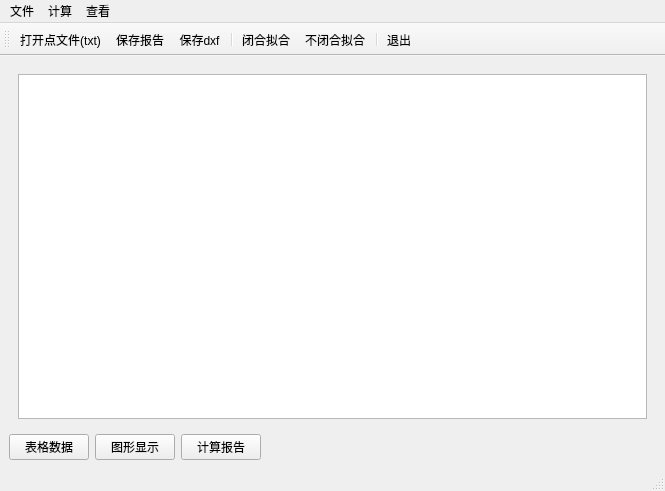
<?xml version="1.0" encoding="UTF-8"?>
<ui version="4.0">
 <class>MainWindow</class>
 <widget class="QMainWindow" name="MainWindow">
  <property name="geometry">
   <rect>
    <x>0</x>
    <y>0</y>
    <width>665</width>
    <height>491</height>
   </rect>
  </property>
  <property name="windowTitle">
   <string>MainWindow</string>
  </property>
  <widget class="QWidget" name="centralwidget">
   <layout class="QVBoxLayout" name="verticalLayout">
    <item>
     <widget class="QStackedWidget" name="stackedWidget">
      <property name="currentIndex">
       <number>0</number>
      </property>
      <widget class="QWidget" name="page_data">
       <layout class="QVBoxLayout" name="verticalLayout_2">
        <item>
         <widget class="QTableWidget" name="tableWidget">
          <property name="editTriggers">
           <set>QAbstractItemView::NoEditTriggers</set>
          </property>
          <attribute name="horizontalHeaderVisible">
           <bool>false</bool>
          </attribute>
          <attribute name="verticalHeaderVisible">
           <bool>false</bool>
          </attribute>
         </widget>
        </item>
       </layout>
      </widget>
      <widget class="QWidget" name="page_point">
       <layout class="QHBoxLayout" name="horizontalLayout_2"/>
      </widget>
      <widget class="QWidget" name="page_report">
       <layout class="QVBoxLayout" name="verticalLayout_3">
        <item>
         <widget class="QTextBrowser" name="textBrowser"/>
        </item>
       </layout>
      </widget>
     </widget>
    </item>
    <item>
     <layout class="QHBoxLayout" name="horizontalLayout">
      <item>
       <widget class="QPushButton" name="pushButton_data">
        <property name="text">
         <string>表格数据</string>
        </property>
       </widget>
      </item>
      <item>
       <widget class="QPushButton" name="pushButton_point">
        <property name="text">
         <string>图形显示</string>
        </property>
       </widget>
      </item>
      <item>
       <widget class="QPushButton" name="pushButton_report">
        <property name="text">
         <string>计算报告</string>
        </property>
       </widget>
      </item>
      <item>
       <spacer name="horizontalSpacer_2">
        <property name="orientation">
         <enum>Qt::Horizontal</enum>
        </property>
        <property name="sizeHint" stdset="0">
         <size>
          <width>40</width>
          <height>20</height>
         </size>
        </property>
       </spacer>
      </item>
     </layout>
    </item>
   </layout>
  </widget>
  <widget class="QMenuBar" name="menubar">
   <property name="geometry">
    <rect>
     <x>0</x>
     <y>0</y>
     <width>665</width>
     <height>22</height>
    </rect>
   </property>
   <widget class="QMenu" name="menu">
    <property name="title">
     <string>文件</string>
    </property>
    <addaction name="action_open"/>
    <addaction name="action_save"/>
    <addaction name="action_save_dxf"/>
   </widget>
   <widget class="QMenu" name="menu_2">
    <property name="title">
     <string>计算</string>
    </property>
    <addaction name="action_close"/>
    <addaction name="action_unclose"/>
   </widget>
   <widget class="QMenu" name="menu_3">
    <property name="title">
     <string>查看</string>
    </property>
    <addaction name="action_data"/>
    <addaction name="action_point"/>
    <addaction name="action_report"/>
   </widget>
   <addaction name="menu"/>
   <addaction name="menu_2"/>
   <addaction name="menu_3"/>
  </widget>
  <widget class="QStatusBar" name="statusbar"/>
  <widget class="QToolBar" name="toolBar">
   <property name="windowTitle">
    <string>toolBar</string>
   </property>
   <attribute name="toolBarArea">
    <enum>TopToolBarArea</enum>
   </attribute>
   <attribute name="toolBarBreak">
    <bool>false</bool>
   </attribute>
   <addaction name="action_open"/>
   <addaction name="action_save"/>
   <addaction name="action_save_dxf"/>
   <addaction name="separator"/>
   <addaction name="action_close"/>
   <addaction name="action_unclose"/>
   <addaction name="separator"/>
   <addaction name="action_closed"/>
  </widget>
  <action name="action_open">
   <property name="icon">
    <iconset>
     <normaloff>C:/Users/tys/Desktop/测绘程序设计校赛 C012/图标/11icon/imageres 004.png</normaloff>C:/Users/tys/Desktop/测绘程序设计校赛 C012/图标/11icon/imageres 004.png</iconset>
   </property>
   <property name="text">
    <string>打开点文件(txt)</string>
   </property>
  </action>
  <action name="action_save">
   <property name="icon">
    <iconset>
     <normaloff>C:/Users/tys/Desktop/测绘程序设计校赛 C012/图标/11icon/shell32 259.png</normaloff>C:/Users/tys/Desktop/测绘程序设计校赛 C012/图标/11icon/shell32 259.png</iconset>
   </property>
   <property name="text">
    <string>保存报告</string>
   </property>
  </action>
  <action name="action_save_dxf">
   <property name="icon">
    <iconset>
     <normaloff>C:/Users/tys/Desktop/测绘程序设计校赛 C012/图标/11icon/imageres 098.png</normaloff>C:/Users/tys/Desktop/测绘程序设计校赛 C012/图标/11icon/imageres 098.png</iconset>
   </property>
   <property name="text">
    <string>保存dxf</string>
   </property>
  </action>
  <action name="action_close">
   <property name="icon">
    <iconset>
     <normaloff>C:/Users/tys/Desktop/测绘程序设计校赛 C012/图标/11icon/imageres 102.png</normaloff>C:/Users/tys/Desktop/测绘程序设计校赛 C012/图标/11icon/imageres 102.png</iconset>
   </property>
   <property name="text">
    <string>闭合拟合</string>
   </property>
  </action>
  <action name="action_unclose">
   <property name="icon">
    <iconset>
     <normaloff>C:/Users/tys/Desktop/测绘程序设计校赛 C012/图标/11icon/imageres 101.png</normaloff>C:/Users/tys/Desktop/测绘程序设计校赛 C012/图标/11icon/imageres 101.png</iconset>
   </property>
   <property name="text">
    <string>不闭合拟合</string>
   </property>
  </action>
  <action name="action_data">
   <property name="text">
    <string>原始数据</string>
   </property>
  </action>
  <action name="action_point">
   <property name="text">
    <string>图形界面</string>
   </property>
  </action>
  <action name="action_report">
   <property name="text">
    <string>计算报告</string>
   </property>
  </action>
  <action name="action_closed">
   <property name="icon">
    <iconset>
     <normaloff>C:/Users/tys/Desktop/测绘程序设计校赛 C012/图标/11icon/shell32 264.png</normaloff>C:/Users/tys/Desktop/测绘程序设计校赛 C012/图标/11icon/shell32 264.png</iconset>
   </property>
   <property name="text">
    <string>退出</string>
   </property>
  </action>
 </widget>
 <resources/>
 <connections/>
</ui>
